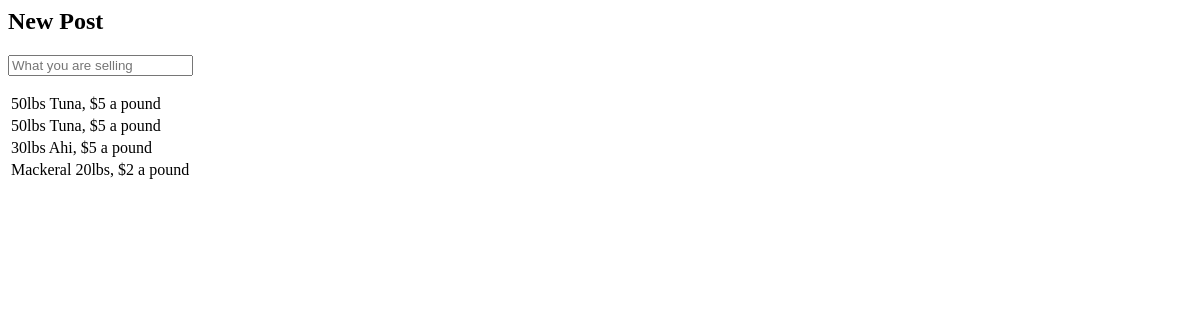
/feed/one-list/, run on an earlier commit of the app's database.
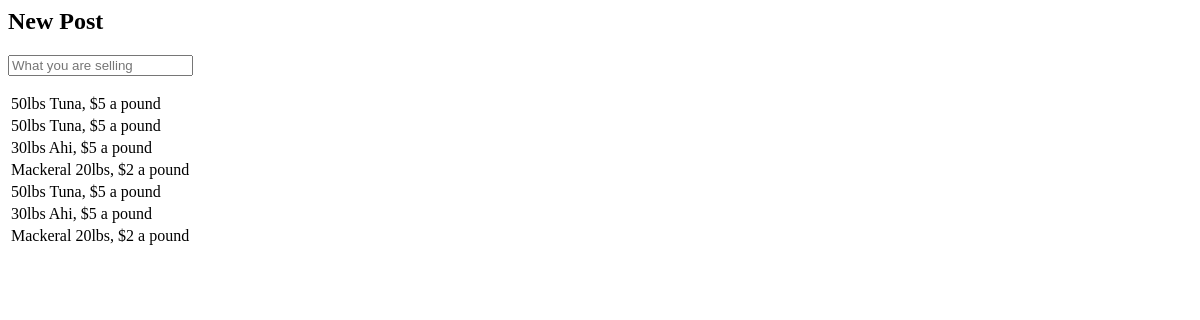
And on a later commit of the database.
### feed/models.py (models this page shows)
class Item(models.Model):
	text = models.TextField(default='')
	list = models.ForeignKey(List, default=None)

### feed/views.py (the view)
# urls.py: url(r'^feed/one-list/$', views.view_list, name='view_list')
def view_list(request):
	items = Item.objects.all()
	return render(request, 'list.html', {'items': items})

### feed/templates/list.html (shortened to what this page needs)
<html>
	<head>
	</head>
	<body>
		<h2>New Post</h2>
		<form method="POST" action='/feed/new'>
			<input name='item_text' id='item_text' placeholder="What you are selling"/>
		</form>
		<table id='list_table'>
			{% for item in items %}
				<tr><td>{{ item.text }}</td></tr>
			{% endfor %}
		</table>
	</body>
</html>

What changed in the data, as far as the page shows it:
added Item: text "50lbs Tuna, $5 a pound"
added Item: text "30lbs Ahi, $5 a pound"
added Item: text "Mackeral 20lbs, $2 a pound"
